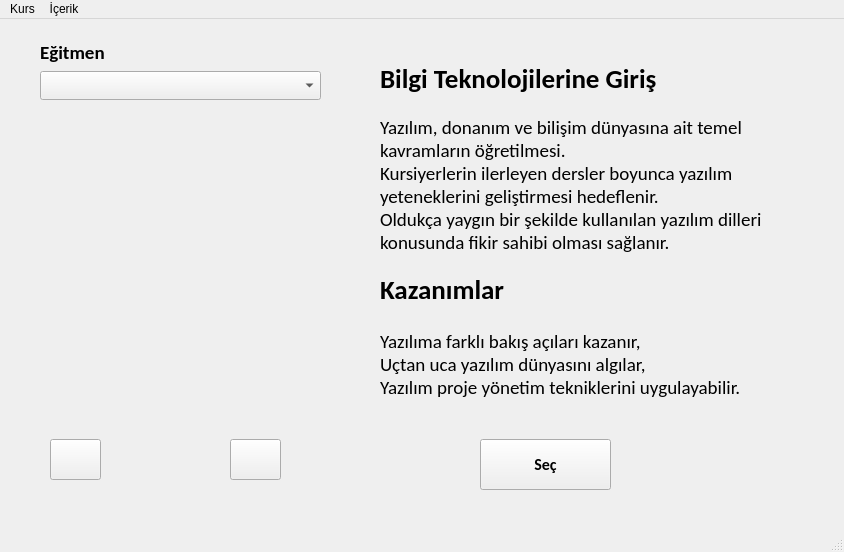
<?xml version="1.0" encoding="UTF-8"?>
<ui version="4.0">
 <class>MainWindow</class>
 <widget class="QMainWindow" name="MainWindow">
  <property name="geometry">
   <rect>
    <x>0</x>
    <y>0</y>
    <width>844</width>
    <height>552</height>
   </rect>
  </property>
  <property name="windowTitle">
   <string>Online Eğitim</string>
  </property>
  <widget class="QWidget" name="centralwidget">
   <widget class="QLabel" name="fotoLabel">
    <property name="geometry">
     <rect>
      <x>30</x>
      <y>120</y>
      <width>300</width>
      <height>220</height>
     </rect>
    </property>
    <property name="text">
     <string/>
    </property>
    <property name="scaledContents">
     <bool>true</bool>
    </property>
   </widget>
   <widget class="QPushButton" name="sonrakiButon">
    <property name="geometry">
     <rect>
      <x>230</x>
      <y>420</y>
      <width>51</width>
      <height>41</height>
     </rect>
    </property>
    <property name="font">
     <font>
      <pointsize>8</pointsize>
     </font>
    </property>
    <property name="text">
     <string/>
    </property>
    <property name="icon">
     <iconset>
      <normaloff>../../kütüphane/ui/sağ.png</normaloff>../../kütüphane/ui/sağ.png</iconset>
    </property>
    <property name="iconSize">
     <size>
      <width>32</width>
      <height>32</height>
     </size>
    </property>
   </widget>
   <widget class="QWidget" name="verticalLayoutWidget_2">
    <property name="geometry">
     <rect>
      <x>40</x>
      <y>20</y>
      <width>281</width>
      <height>61</height>
     </rect>
    </property>
    <layout class="QVBoxLayout" name="verticalLayout">
     <item>
      <widget class="QLabel" name="label">
       <property name="font">
        <font>
         <family>Calibri</family>
         <pointsize>14</pointsize>
         <weight>75</weight>
         <bold>true</bold>
        </font>
       </property>
       <property name="text">
        <string>Eğitmen</string>
       </property>
      </widget>
     </item>
     <item>
      <widget class="QComboBox" name="egitmenBox">
       <property name="font">
        <font>
         <family>Calibri</family>
         <pointsize>12</pointsize>
        </font>
       </property>
      </widget>
     </item>
    </layout>
   </widget>
   <widget class="QPushButton" name="oncekiButon">
    <property name="geometry">
     <rect>
      <x>50</x>
      <y>420</y>
      <width>51</width>
      <height>41</height>
     </rect>
    </property>
    <property name="text">
     <string/>
    </property>
    <property name="icon">
     <iconset>
      <normaloff>../../kütüphane/ui/sol.png</normaloff>../../kütüphane/ui/sol.png</iconset>
    </property>
    <property name="iconSize">
     <size>
      <width>32</width>
      <height>32</height>
     </size>
    </property>
   </widget>
   <widget class="QLabel" name="aciklamaLabel">
    <property name="geometry">
     <rect>
      <x>380</x>
      <y>80</y>
      <width>431</width>
      <height>171</height>
     </rect>
    </property>
    <property name="font">
     <font>
      <family>Calibri</family>
      <pointsize>14</pointsize>
     </font>
    </property>
    <property name="frameShape">
     <enum>QFrame::NoFrame</enum>
    </property>
    <property name="text">
     <string>Yazılım, donanım ve bilişim dünyasına ait temel kavramların öğretilmesi.
Kursiyerlerin ilerleyen dersler boyunca yazılım yeteneklerini geliştirmesi hedeflenir.
Oldukça yaygın bir şekilde kullanılan yazılım dilleri konusunda fikir sahibi olması sağlanır.</string>
    </property>
    <property name="scaledContents">
     <bool>false</bool>
    </property>
    <property name="wordWrap">
     <bool>true</bool>
    </property>
   </widget>
   <widget class="QLabel" name="kursLabel">
    <property name="geometry">
     <rect>
      <x>380</x>
      <y>10</y>
      <width>419</width>
      <height>99</height>
     </rect>
    </property>
    <property name="font">
     <font>
      <family>Calibri</family>
      <pointsize>20</pointsize>
      <weight>75</weight>
      <bold>true</bold>
     </font>
    </property>
    <property name="text">
     <string>Bilgi Teknolojilerine Giriş</string>
    </property>
    <property name="alignment">
     <set>Qt::AlignLeading|Qt::AlignLeft|Qt::AlignVCenter</set>
    </property>
   </widget>
   <widget class="QLabel" name="antrenmanLabel_2">
    <property name="geometry">
     <rect>
      <x>380</x>
      <y>240</y>
      <width>419</width>
      <height>61</height>
     </rect>
    </property>
    <property name="font">
     <font>
      <family>Calibri</family>
      <pointsize>20</pointsize>
      <weight>75</weight>
      <bold>true</bold>
     </font>
    </property>
    <property name="text">
     <string>Kazanımlar</string>
    </property>
    <property name="alignment">
     <set>Qt::AlignLeading|Qt::AlignLeft|Qt::AlignVCenter</set>
    </property>
   </widget>
   <widget class="QLabel" name="kazanimlar">
    <property name="geometry">
     <rect>
      <x>380</x>
      <y>290</y>
      <width>431</width>
      <height>111</height>
     </rect>
    </property>
    <property name="font">
     <font>
      <family>Calibri</family>
      <pointsize>14</pointsize>
     </font>
    </property>
    <property name="frameShape">
     <enum>QFrame::NoFrame</enum>
    </property>
    <property name="text">
     <string>Yazılıma farklı bakış açıları kazanır,
Uçtan uca yazılım dünyasını algılar,
Yazılım proje yönetim tekniklerini uygulayabilir.</string>
    </property>
    <property name="scaledContents">
     <bool>false</bool>
    </property>
    <property name="wordWrap">
     <bool>true</bool>
    </property>
   </widget>
   <widget class="QPushButton" name="secButon">
    <property name="geometry">
     <rect>
      <x>480</x>
      <y>420</y>
      <width>131</width>
      <height>51</height>
     </rect>
    </property>
    <property name="font">
     <font>
      <family>Calibri</family>
      <pointsize>12</pointsize>
      <weight>75</weight>
      <bold>true</bold>
     </font>
    </property>
    <property name="text">
     <string>Seç</string>
    </property>
   </widget>
  </widget>
  <widget class="QMenuBar" name="menubar">
   <property name="geometry">
    <rect>
     <x>0</x>
     <y>0</y>
     <width>844</width>
     <height>21</height>
    </rect>
   </property>
   <widget class="QMenu" name="menuKurs">
    <property name="title">
     <string>Kurs</string>
    </property>
    <addaction name="kursolustur"/>
    <addaction name="kurslistesi"/>
   </widget>
   <widget class="QMenu" name="menu_erik">
    <property name="title">
     <string>İçerik</string>
    </property>
    <addaction name="icerikyukle"/>
   </widget>
   <addaction name="menuKurs"/>
   <addaction name="menu_erik"/>
  </widget>
  <widget class="QStatusBar" name="statusbar"/>
  <action name="kursolustur">
   <property name="text">
    <string>Kurs Oluştur</string>
   </property>
  </action>
  <action name="kurslistesi">
   <property name="text">
    <string>Kurs Listesi</string>
   </property>
  </action>
  <action name="icerikyukle">
   <property name="text">
    <string>İçerik Yükle</string>
   </property>
  </action>
 </widget>
 <resources/>
 <connections/>
</ui>
